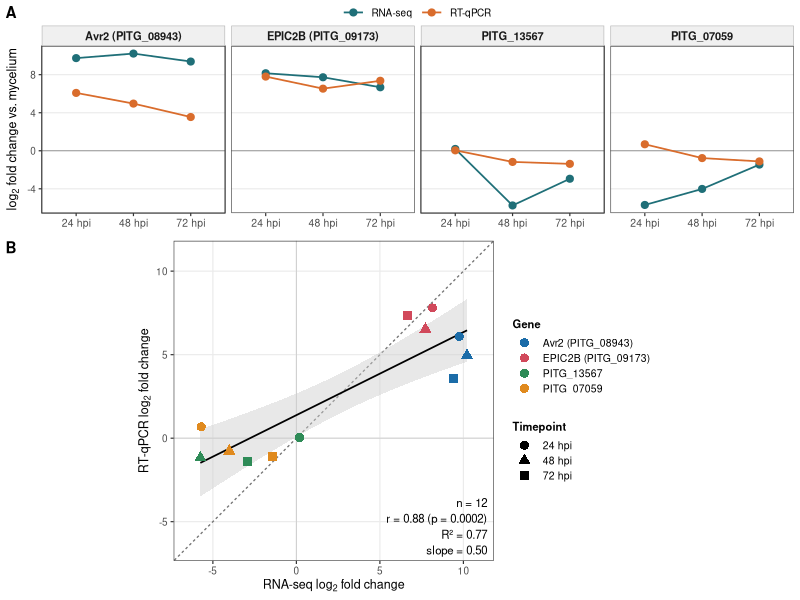
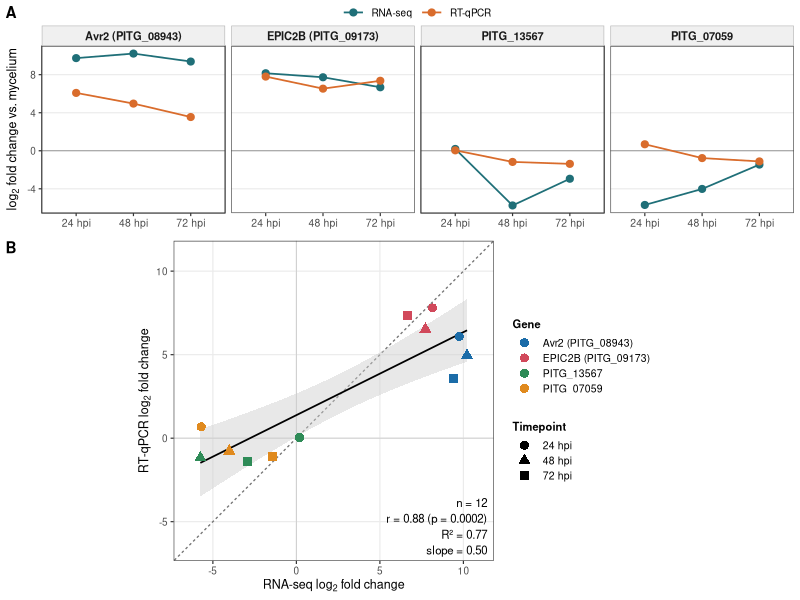

Write the R code that produced these figures, in order.
#!/usr/bin/env Rscript
# ---------------------------------------------------------------------------
# RT-qPCR validation of the PiNSL-19 RNA-seq.
#
# Compares log2 fold change (infection timepoint vs. in vitro mycelium)
# measured by RT-qPCR (2^-DDCt method, log2FC = -DDCt) with the value from the
# RNA-seq of the same experiment, for four genes at 24, 48 and 72 hpi.
#
# Input : qPCR_vs_RNAseq.csv   (see README.md for the provenance of each column)
# Output: qPCR_vs_RNAseq.pdf, qPCR_vs_RNAseq.png, qPCR_vs_RNAseq_stats.txt
#
# Rscript qPCR_vs_RNAseq.R
# ---------------------------------------------------------------------------

suppressPackageStartupMessages({
  library(ggplot2)
  library(cowplot)
})

here <- tryCatch({
  a <- commandArgs(trailingOnly = FALSE)
  f <- sub("^--file=", "", a[grep("^--file=", a)])
  if (length(f)) dirname(normalizePath(f)) else getwd()
}, error = function(e) getwd())
setwd(here)

d <- read.csv("qPCR_vs_RNAseq.csv", stringsAsFactors = FALSE)

GENE_ORDER <- c("Avr2 (PITG_08943)", "EPIC2B (PITG_09173)",
                "PITG_13567", "PITG_07059")
d$gene_label <- factor(d$gene_label, levels = GENE_ORDER)
d$timepoint  <- factor(d$timepoint_hpi, levels = c(24, 48, 72),
                       labels = c("24 hpi", "48 hpi", "72 hpi"))

PAL_GENE   <- c("Avr2 (PITG_08943)"   = "#1b6ca8",
                "EPIC2B (PITG_09173)" = "#d1495b",
                "PITG_13567"          = "#2e8b57",
                "PITG_07059"          = "#e08a1e")
PAL_METHOD <- c("RNA-seq" = "#1f6f78", "RT-qPCR" = "#d96c2c")

# ------------------------------- statistics --------------------------------
x <- d$rnaseq_log2FC          # RNA-seq, the measurement being validated
y <- d$qpcr_log2FC            # RT-qPCR, the independent measurement

fit  <- lm(y ~ x)
ct   <- cor.test(x, y, method = "pearson")
sp   <- suppressWarnings(cor.test(x, y, method = "spearman"))
n    <- length(x)
r    <- unname(ct$estimate)
r2   <- summary(fit)$r.squared
b    <- unname(coef(fit)[2]); a0 <- unname(coef(fit)[1])
pval <- ct$p.value
same <- sum(sign(x) == sign(y))

# Lin's concordance correlation coefficient
ccc <- 2 * cov(x, y) * (n - 1) / n /
       (var(x) * (n - 1) / n + var(y) * (n - 1) / n + (mean(x) - mean(y))^2)

fmt_p <- function(p) if (p < 1e-4) sprintf("%.1e", p) else sprintf("%.4f", p)

out <- c(
  "RT-qPCR vs RNA-seq log2 fold change (infection vs. in vitro mycelium)",
  "----------------------------------------------------------------------",
  sprintf("genes          : %s", paste(levels(d$gene_label), collapse = ", ")),
  sprintf("timepoints     : 24, 48, 72 hpi"),
  sprintf("observations   : n = %d", n),
  "",
  sprintf("Pearson r      : %.3f  (95%% CI %.3f to %.3f, p = %s)",
          r, ct$conf.int[1], ct$conf.int[2], fmt_p(pval)),
  sprintf("R-squared      : %.3f", r2),
  sprintf("Spearman rho   : %.3f  (p = %s)", unname(sp$estimate), fmt_p(sp$p.value)),
  sprintf("Lin's CCC      : %.3f", ccc),
  sprintf("OLS qPCR ~ seq : slope = %.3f (SE %.3f), intercept = %.3f (SE %.3f)",
          b, summary(fit)$coefficients[2, 2], a0, summary(fit)$coefficients[1, 2]),
  sprintf("same direction : %d of %d observations", same, n),
  "",
  "Per-observation values",
  "----------------------"
)
tab <- d[order(d$gene_label, d$timepoint_hpi),
         c("gene", "timepoint_hpi", "qpcr_log2FC", "rnaseq_log2FC", "rnaseq_p")]
writeLines(out)
print(tab, row.names = FALSE)
con <- file("qPCR_vs_RNAseq_stats.txt", "w")
writeLines(out, con)
capture.output(print(tab, row.names = FALSE), file = con)
close(con)

# ------------------------------- panel A -----------------------------------
# Per-gene temporal profile, the two methods side by side.
long <- rbind(
  data.frame(gene_label = d$gene_label, timepoint = d$timepoint,
             method = "RNA-seq", log2FC = d$rnaseq_log2FC),
  data.frame(gene_label = d$gene_label, timepoint = d$timepoint,
             method = "RT-qPCR", log2FC = d$qpcr_log2FC)
)
long$method <- factor(long$method, levels = names(PAL_METHOD))

pA <- ggplot(long, aes(timepoint, log2FC, colour = method, group = method)) +
  geom_hline(yintercept = 0, linewidth = 0.3, colour = "grey55") +
  geom_line(linewidth = 0.6) +
  geom_point(size = 2.1) +
  facet_wrap(~ gene_label, nrow = 1) +
  scale_colour_manual(values = PAL_METHOD, name = NULL) +
  scale_y_continuous(breaks = seq(-8, 12, 4)) +
  labs(x = NULL, y = expression(log[2]~"fold change vs. mycelium")) +
  theme_bw(base_size = 9) +
  theme(
    panel.grid.minor = element_blank(),
    panel.grid.major.x = element_blank(),
    strip.background = element_rect(fill = "grey94", colour = "grey70"),
    strip.text = element_text(size = 8, face = "bold"),
    legend.position = "top",
    legend.margin = margin(b = -4),
    legend.key.height = unit(9, "pt"),
    axis.text.x = element_text(size = 7.5)
  )

# ------------------------------- panel B -----------------------------------
lim <- range(c(x, y)); pad <- diff(lim) * 0.10
lim <- c(lim[1] - pad, lim[2] + pad)

lab <- sprintf("n = %d\nr = %.2f (p = %s)\nR² = %.2f\nslope = %.2f",
               n, r, fmt_p(pval), r2, b)

pB <- ggplot(d, aes(rnaseq_log2FC, qpcr_log2FC)) +
  geom_hline(yintercept = 0, linewidth = 0.3, colour = "grey80") +
  geom_vline(xintercept = 0, linewidth = 0.3, colour = "grey80") +
  geom_abline(slope = 1, intercept = 0, linetype = "22",
              linewidth = 0.45, colour = "grey45") +
  geom_smooth(method = "lm", formula = y ~ x, se = TRUE, level = 0.95,
              colour = "black", fill = "grey80", alpha = 0.45,
              linewidth = 0.6) +
  geom_point(aes(colour = gene_label, shape = timepoint),
             size = 2.6, stroke = 0.7) +
  annotate("text", x = lim[2] - diff(lim) * 0.02, y = lim[1] + diff(lim) * 0.02,
           hjust = 1, vjust = 0, label = lab, size = 2.9, lineheight = 1.15) +
  scale_colour_manual(values = PAL_GENE, name = "Gene") +
  scale_shape_manual(values = c(16, 17, 15), name = "Timepoint") +
  coord_fixed(xlim = lim, ylim = lim, expand = FALSE) +
  labs(x = expression("RNA-seq"~log[2]~"fold change"),
       y = expression("RT-qPCR"~log[2]~"fold change")) +
  guides(colour = guide_legend(order = 1, override.aes = list(shape = 16)),
         shape  = guide_legend(order = 2)) +
  theme_bw(base_size = 9) +
  theme(
    panel.grid.minor = element_blank(),
    legend.key.height = unit(11, "pt"),
    legend.title = element_text(size = 8, face = "bold"),
    legend.text = element_text(size = 7.5),
    plot.margin = margin(4, 4, 4, 4)
  )

# ------------------------------- compose -----------------------------------
fig <- plot_grid(pA, pB, ncol = 1, rel_heights = c(1, 1.55),
                 labels = c("A", "B"), label_size = 11,
                 label_fontface = "bold", align = "none")

W <- 6.7; H <- 7.1
ggsave("qPCR_vs_RNAseq.pdf", fig, width = W, height = H, device = cairo_pdf)
ggsave("qPCR_vs_RNAseq.png", fig, width = W, height = H, dpi = 400, bg = "white")
cat("\nwrote qPCR_vs_RNAseq.pdf, qPCR_vs_RNAseq.png, qPCR_vs_RNAseq_stats.txt\n")
